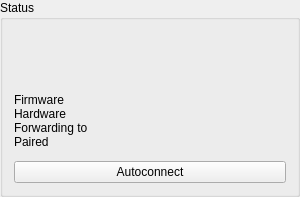
      <widget class="QGroupBox" name="statusBox">
       <property name="title">
        <string>Status</string>
       </property>
       <property name="minimumSize">
        <size>
         <width>300</width>
         <height>0</height>
        </size>
       </property>
       <property name="maximumSize">
        <size>
         <width>300</width>
         <height>16777215</height>
        </size>
       </property>
       <layout class="QVBoxLayout" name="verticalLayout_36">
        <property name="spacing">
         <number>4</number>
        </property>
        <item>
         <widget class="QLabel" name="statusStateLabel" />
        </item>
        <item>
         <widget class="QLabel" name="statusNameLabel">
          <property name="headline" stdset="0">
           <bool>true</bool>
          </property>
         </widget>
        </item>
        <item>
         <widget class="QLabel" name="statusLabel">
          <property name="text">
           <string />
          </property>
          <property name="wordWrap">
           <bool>true</bool>
          </property>
          <property name="muted" stdset="0">
           <bool>true</bool>
          </property>
         </widget>
        </item>
        <item>
         <layout class="QGridLayout" name="gridLayout_35">
          <property name="verticalSpacing">
           <number>0</number>
          </property>
          <property name="horizontalSpacing">
           <number>16</number>
          </property>
          <property name="topMargin">
           <number>8</number>
          </property>
          <property name="bottomMargin">
           <number>8</number>
          </property>
          <item row="0" column="0">
           <widget class="QLabel" name="statusFwTitleLabel">
            <property name="kv" stdset="0">
             <string>first</string>
            </property>
            <property name="text">
             <string>Firmware</string>
            </property>
            <property name="muted" stdset="0">
             <bool>true</bool>
            </property>
           </widget>
          </item>
          <item row="0" column="1">
           <widget class="QLabel" name="statusFwLabel">
            <property name="kv" stdset="0">
             <string>first</string>
            </property>
            <property name="alignment">
             <set>Qt::AlignRight|Qt::AlignVCenter</set>
            </property>
           </widget>
          </item>
          <item row="1" column="0">
           <widget class="QLabel" name="statusHwTitleLabel">
            <property name="kv" stdset="0">
             <string>row</string>
            </property>
            <property name="text">
             <string>Hardware</string>
            </property>
            <property name="muted" stdset="0">
             <bool>true</bool>
            </property>
           </widget>
          </item>
          <item row="1" column="1">
           <widget class="QLabel" name="statusHwLabel">
            <property name="kv" stdset="0">
             <string>row</string>
            </property>
            <property name="alignment">
             <set>Qt::AlignRight|Qt::AlignVCenter</set>
            </property>
           </widget>
          </item>
          <item row="2" column="0">
           <widget class="QLabel" name="statusFwdTitleLabel">
            <property name="kv" stdset="0">
             <string>row</string>
            </property>
            <property name="text">
             <string>Forwarding to</string>
            </property>
            <property name="muted" stdset="0">
             <bool>true</bool>
            </property>
           </widget>
          </item>
          <item row="2" column="1">
           <widget class="QLabel" name="statusFwdLabel">
            <property name="kv" stdset="0">
             <string>row</string>
            </property>
            <property name="alignment">
             <set>Qt::AlignRight|Qt::AlignVCenter</set>
            </property>
           </widget>
          </item>
          <item row="3" column="0">
           <widget class="QLabel" name="statusPairedTitleLabel">
            <property name="kv" stdset="0">
             <string>row</string>
            </property>
            <property name="text">
             <string>Paired</string>
            </property>
            <property name="muted" stdset="0">
             <bool>true</bool>
            </property>
           </widget>
          </item>
          <item row="3" column="1">
           <widget class="QLabel" name="statusPairedLabel">
            <property name="kv" stdset="0">
             <string>row</string>
            </property>
            <property name="alignment">
             <set>Qt::AlignRight|Qt::AlignVCenter</set>
            </property>
           </widget>
          </item>
         </layout>
        </item>
        <item>
         <widget class="QPushButton" name="autoConnectButton">
          <property name="toolTip">
           <string>Try to automatically connect using the USB connection</string>
          </property>
          <property name="text">
           <string>Autoconnect</string>
          </property>
          <property name="icon">
           <iconset resource="../res.qrc">
            <normaloff>:/res/icons/Wizard-96.png</normaloff>:/res/icons/Wizard-96.png</iconset>
          </property>
         </widget>
        </item>
       </layout>
      </widget>
